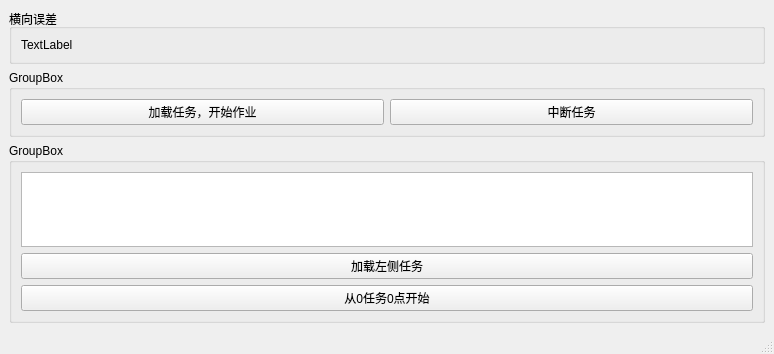
<?xml version="1.0" encoding="UTF-8"?>
<ui version="4.0">
 <class>MainWindow</class>
 <widget class="QMainWindow" name="MainWindow">
  <property name="geometry">
   <rect>
    <x>0</x>
    <y>0</y>
    <width>774</width>
    <height>354</height>
   </rect>
  </property>
  <property name="windowTitle">
   <string>driving_information_board</string>
  </property>
  <widget class="QWidget" name="centralwidget">
   <layout class="QGridLayout" name="gridLayout">
    <item row="0" column="0">
     <widget class="QGroupBox" name="groupBox">
      <property name="title">
       <string>横向误差</string>
      </property>
      <layout class="QGridLayout" name="gridLayout_3">
       <item row="0" column="0">
        <widget class="QLabel" name="label_lateral_error">
         <property name="text">
          <string>TextLabel</string>
         </property>
        </widget>
       </item>
      </layout>
     </widget>
    </item>
    <item row="2" column="0">
     <widget class="QGroupBox" name="groupBox_3">
      <property name="title">
       <string>GroupBox</string>
      </property>
      <layout class="QVBoxLayout" name="verticalLayout">
       <item>
        <widget class="QTextEdit" name="textEdit_0"/>
       </item>
       <item>
        <widget class="QPushButton" name="pushButton_load">
         <property name="text">
          <string>加载左侧任务</string>
         </property>
        </widget>
       </item>
       <item>
        <widget class="QPushButton" name="pushButton_ori_start">
         <property name="text">
          <string>从0任务0点开始</string>
         </property>
        </widget>
       </item>
      </layout>
     </widget>
    </item>
    <item row="1" column="0">
     <widget class="QGroupBox" name="groupBox_2">
      <property name="title">
       <string>GroupBox</string>
      </property>
      <layout class="QGridLayout" name="gridLayout_2">
       <item row="0" column="0">
        <widget class="QPushButton" name="pushButton_start">
         <property name="text">
          <string>加载任务，开始作业</string>
         </property>
        </widget>
       </item>
       <item row="0" column="1">
        <widget class="QPushButton" name="pushButton_interrupt">
         <property name="text">
          <string>中断任务</string>
         </property>
        </widget>
       </item>
      </layout>
     </widget>
    </item>
   </layout>
  </widget>
  <widget class="QMenuBar" name="menubar">
   <property name="geometry">
    <rect>
     <x>0</x>
     <y>0</y>
     <width>774</width>
     <height>22</height>
    </rect>
   </property>
  </widget>
  <widget class="QStatusBar" name="statusbar"/>
 </widget>
 <resources/>
 <connections/>
</ui>
